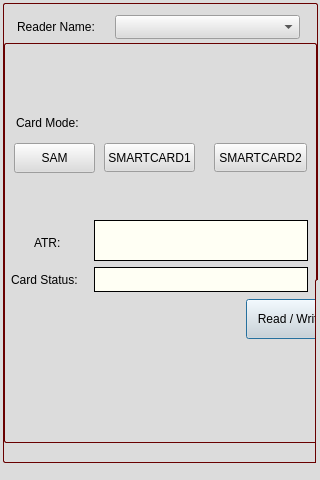
<?xml version="1.0" encoding="UTF-8"?>
<ui version="4.0">
 <class>SmartCard</class>
 <widget class="QDialog" name="SmartCard">
  <property name="geometry">
   <rect>
    <x>0</x>
    <y>0</y>
    <width>320</width>
    <height>480</height>
   </rect>
  </property>
  <property name="windowTitle">
   <string>Dialog</string>
  </property>
  <property name="styleSheet">
   <string notr="true">color:rgb(0,0,0);background-color: rgb(220, 220, 220);</string>
  </property>
  <widget class="QGroupBox" name="groupBox">
   <property name="geometry">
    <rect>
     <x>3</x>
     <y>3</y>
     <width>315</width>
     <height>460</height>
    </rect>
   </property>
   <property name="styleSheet">
    <string notr="true">QGroupBox{color:rgb(231, 249, 255); border:1px solid gray;border-color:rgb(104, 0, 0); border-radius: 2px;}</string>
   </property>
   <property name="title">
    <string/>
   </property>
   <widget class="QLabel" name="name_lblReader">
    <property name="geometry">
     <rect>
      <x>14</x>
      <y>14</y>
      <width>91</width>
      <height>20</height>
     </rect>
    </property>
    <property name="text">
     <string>Reader Name:</string>
    </property>
   </widget>
   <widget class="QComboBox" name="cmb_ReaderName">
    <property name="geometry">
     <rect>
      <x>112</x>
      <y>12</y>
      <width>185</width>
      <height>24</height>
     </rect>
    </property>
   </widget>
   <widget class="QGroupBox" name="grpBx_main">
    <property name="geometry">
     <rect>
      <x>1</x>
      <y>40</y>
      <width>313</width>
      <height>400</height>
     </rect>
    </property>
    <property name="title">
     <string/>
    </property>
    <widget class="QLabel" name="lblCardstat">
     <property name="geometry">
      <rect>
       <x>90</x>
       <y>224</y>
       <width>214</width>
       <height>25</height>
      </rect>
     </property>
     <property name="styleSheet">
      <string notr="true">Background-color:rgb(255, 255, 244); color:rgb(0, 81, 5);
border-width: 1px;border-color:rgb(0, 0, 0); border-style: solid;</string>
     </property>
     <property name="text">
      <string/>
     </property>
     <property name="wordWrap">
      <bool>true</bool>
     </property>
    </widget>
    <widget class="QLabel" name="lblATR">
     <property name="geometry">
      <rect>
       <x>90</x>
       <y>177</y>
       <width>214</width>
       <height>41</height>
      </rect>
     </property>
     <property name="styleSheet">
      <string notr="true">Background-color:rgb(255, 255, 244); color:rgb(131, 0, 100);border-width: 1px;border-color:rgb(0, 0, 0); border-style: solid;</string>
     </property>
     <property name="text">
      <string/>
     </property>
     <property name="wordWrap">
      <bool>true</bool>
     </property>
    </widget>
    <widget class="QPushButton" name="btn_Read">
     <property name="geometry">
      <rect>
       <x>242</x>
       <y>256</y>
       <width>90</width>
       <height>40</height>
      </rect>
     </property>
     <property name="text">
      <string>Read / Write</string>
     </property>
     <property name="autoDefault">
      <bool>true</bool>
     </property>
    </widget>
    <widget class="QLabel" name="name_lblCardstat">
     <property name="geometry">
      <rect>
       <x>7</x>
       <y>230</y>
       <width>79</width>
       <height>14</height>
      </rect>
     </property>
     <property name="text">
      <string>Card Status:</string>
     </property>
    </widget>
    <widget class="QLabel" name="name_lblATR">
     <property name="geometry">
      <rect>
       <x>30</x>
       <y>193</y>
       <width>40</width>
       <height>14</height>
      </rect>
     </property>
     <property name="text">
      <string>ATR:</string>
     </property>
    </widget>
    <widget class="QLabel" name="name_lblReader_2">
     <property name="geometry">
      <rect>
       <x>12</x>
       <y>70</y>
       <width>91</width>
       <height>20</height>
      </rect>
     </property>
     <property name="text">
      <string>Card Mode:</string>
     </property>
    </widget>
    <widget class="QPushButton" name="pushButtonSam">
     <property name="geometry">
      <rect>
       <x>10</x>
       <y>100</y>
       <width>81</width>
       <height>30</height>
      </rect>
     </property>
     <property name="text">
      <string>SAM</string>
     </property>
    </widget>
    <widget class="QPushButton" name="pushButtonSmartcard1">
     <property name="geometry">
      <rect>
       <x>100</x>
       <y>100</y>
       <width>91</width>
       <height>29</height>
      </rect>
     </property>
     <property name="text">
      <string>SMARTCARD1</string>
     </property>
    </widget>
    <widget class="QPushButton" name="pushButtonSmartcard2">
     <property name="geometry">
      <rect>
       <x>210</x>
       <y>100</y>
       <width>93</width>
       <height>29</height>
      </rect>
     </property>
     <property name="text">
      <string>SMARTCARD2</string>
     </property>
    </widget>
    <widget class="QLabel" name="labelCardMode">
     <property name="geometry">
      <rect>
       <x>110</x>
       <y>70</y>
       <width>191</width>
       <height>20</height>
      </rect>
     </property>
     <property name="text">
      <string/>
     </property>
    </widget>
   </widget>
   <widget class="QGroupBox" name="grpBx_data">
    <property name="geometry">
     <rect>
      <x>312</x>
      <y>276</y>
      <width>290</width>
      <height>460</height>
     </rect>
    </property>
    <property name="title">
     <string/>
    </property>
    <widget class="QPushButton" name="btnSave">
     <property name="geometry">
      <rect>
       <x>42</x>
       <y>233</y>
       <width>90</width>
       <height>40</height>
      </rect>
     </property>
     <property name="text">
      <string>Save</string>
     </property>
     <property name="autoDefault">
      <bool>true</bool>
     </property>
    </widget>
    <widget class="QLabel" name="lbl_UserID">
     <property name="geometry">
      <rect>
       <x>12</x>
       <y>116</y>
       <width>91</width>
       <height>20</height>
      </rect>
     </property>
     <property name="text">
      <string>User ID:</string>
     </property>
    </widget>
    <widget class="QLabel" name="lbl_UserName">
     <property name="geometry">
      <rect>
       <x>12</x>
       <y>146</y>
       <width>91</width>
       <height>20</height>
      </rect>
     </property>
     <property name="text">
      <string>User Name:</string>
     </property>
    </widget>
    <widget class="QLabel" name="lbl_MobileNo">
     <property name="geometry">
      <rect>
       <x>12</x>
       <y>176</y>
       <width>91</width>
       <height>20</height>
      </rect>
     </property>
     <property name="text">
      <string>Mobile No:</string>
     </property>
    </widget>
    <widget class="QLabel" name="lbl_City">
     <property name="geometry">
      <rect>
       <x>12</x>
       <y>206</y>
       <width>91</width>
       <height>20</height>
      </rect>
     </property>
     <property name="text">
      <string>City:</string>
     </property>
    </widget>
    <widget class="QLineEdit" name="txt_UserID">
     <property name="geometry">
      <rect>
       <x>92</x>
       <y>115</y>
       <width>151</width>
       <height>22</height>
      </rect>
     </property>
    </widget>
    <widget class="QLineEdit" name="txt_UserName">
     <property name="geometry">
      <rect>
       <x>92</x>
       <y>143</y>
       <width>151</width>
       <height>22</height>
      </rect>
     </property>
    </widget>
    <widget class="QLineEdit" name="txt_MobileNo">
     <property name="geometry">
      <rect>
       <x>92</x>
       <y>172</y>
       <width>151</width>
       <height>22</height>
      </rect>
     </property>
    </widget>
    <widget class="QLineEdit" name="txtCity">
     <property name="geometry">
      <rect>
       <x>92</x>
       <y>202</y>
       <width>151</width>
       <height>22</height>
      </rect>
     </property>
    </widget>
    <widget class="QPushButton" name="btnClose">
     <property name="geometry">
      <rect>
       <x>162</x>
       <y>233</y>
       <width>90</width>
       <height>40</height>
      </rect>
     </property>
     <property name="text">
      <string>Close</string>
     </property>
     <property name="autoDefault">
      <bool>true</bool>
     </property>
    </widget>
   </widget>
   <zorder>grpBx_main</zorder>
   <zorder>grpBx_data</zorder>
   <zorder>name_lblReader</zorder>
   <zorder>cmb_ReaderName</zorder>
  </widget>
 </widget>
 <tabstops>
  <tabstop>cmb_ReaderName</tabstop>
  <tabstop>btn_Read</tabstop>
  <tabstop>txt_UserID</tabstop>
  <tabstop>txt_UserName</tabstop>
  <tabstop>txt_MobileNo</tabstop>
  <tabstop>txtCity</tabstop>
  <tabstop>btnSave</tabstop>
  <tabstop>btnClose</tabstop>
 </tabstops>
 <resources/>
 <connections/>
</ui>
